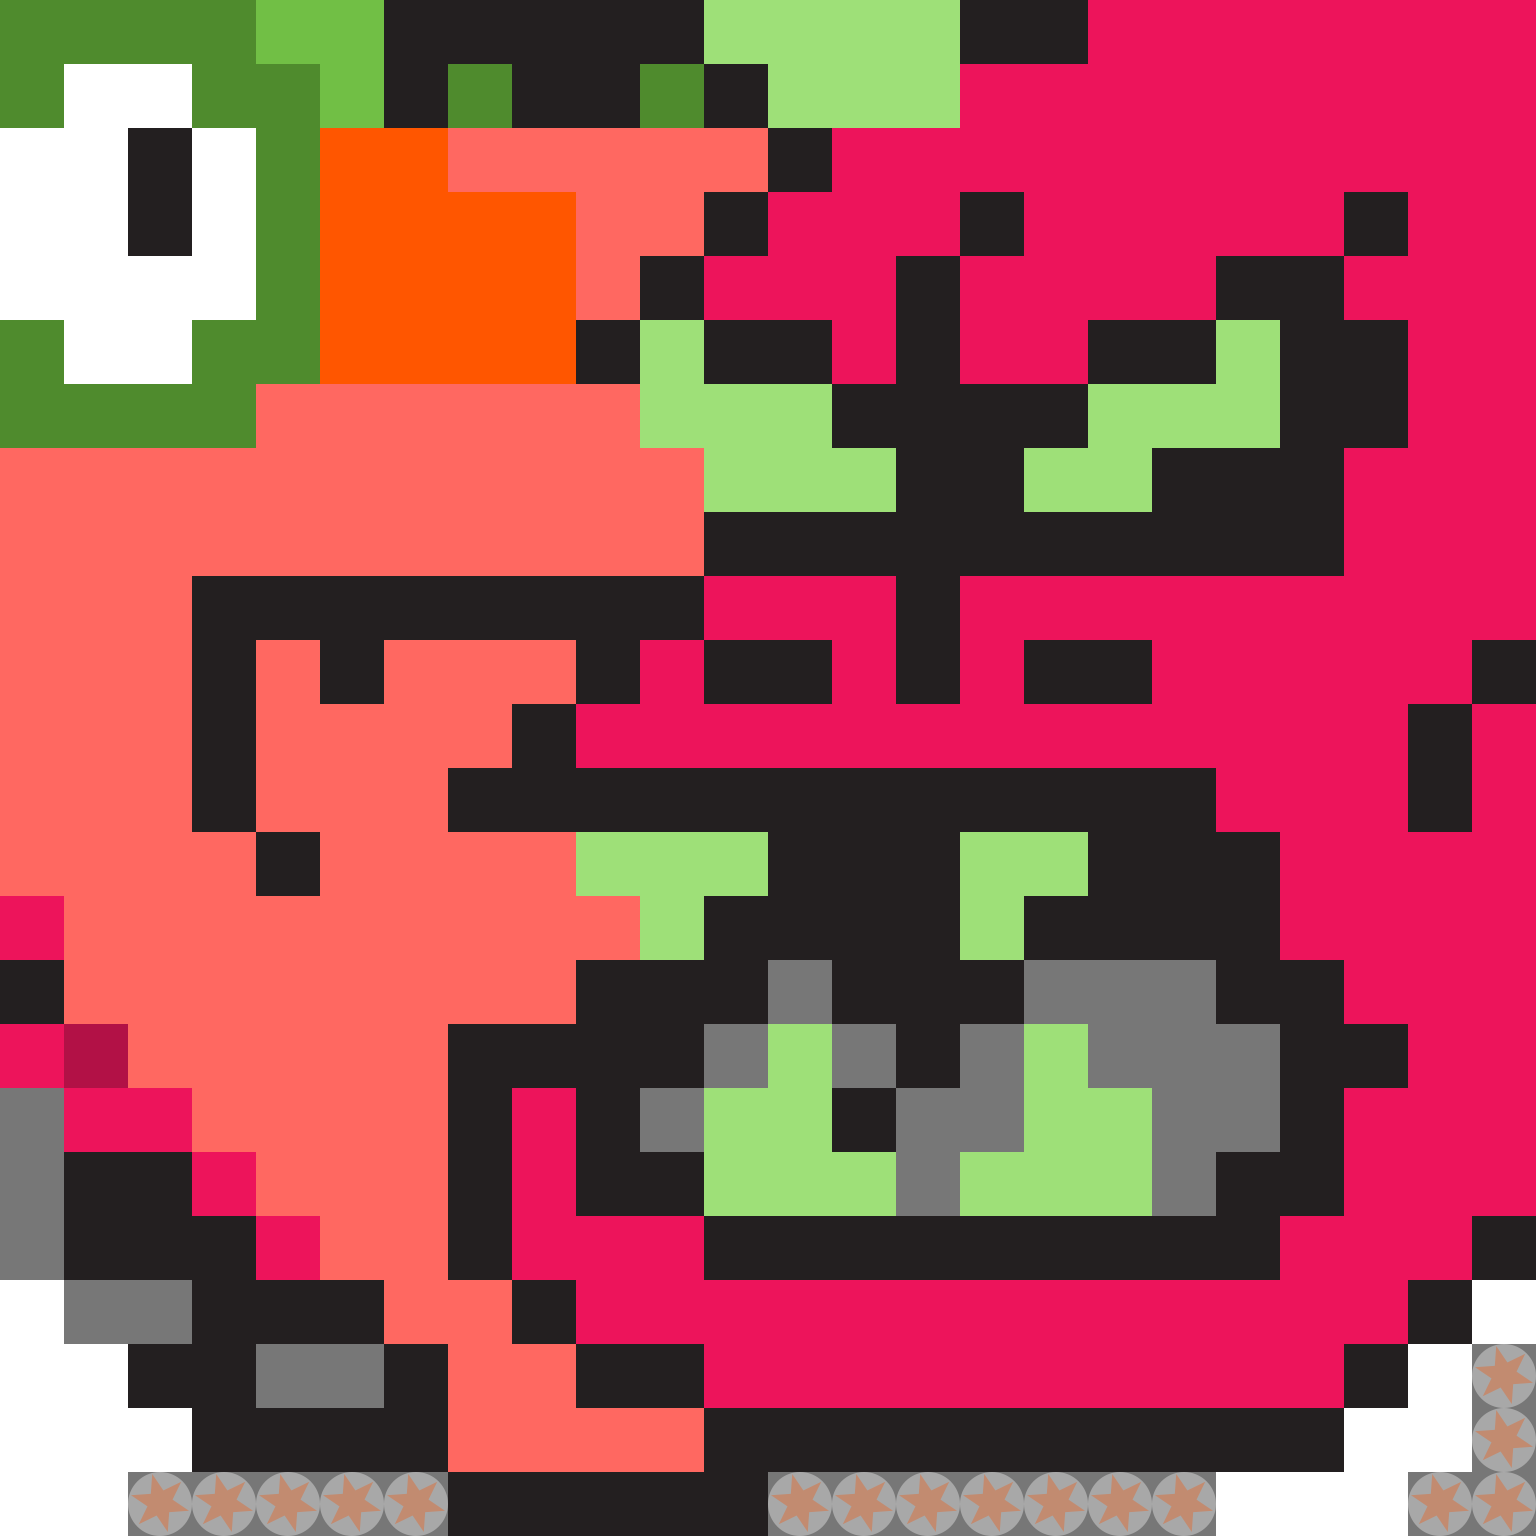

This is a level from a 2D game, rendered from its Tiled map with the project's own tilesets. A one-line summary and the map file follow, with tile-layer data summarised:
An orthogonal 24x24 tile map with 64x64 px tiles, 12 tile layers (Pitfall, Plumber, Gradius, Inky, ...), 3 hidden layers not drawn, 2 tilesets.

<map version="1.8" tiledversion="1.8.1" orientation="orthogonal" renderorder="right-down" width="24" height="24" tilewidth="64" tileheight="64" infinite="0" nextlayerid="32" nextobjectid="1">
 <editorsettings>
  <export target="../../../www/data/videogames/videogamesLevels2.json" format="json" />
 </editorsettings>
 <properties>
  <property name="coverID" type="int" value="6" />
  <property name="sectionName" value="1980 - 1989" />
 </properties>
 <tileset firstgid="1" source="../tilesets/spadersTileset.tsx" />
 <tileset firstgid="65" source="../tilesets/videogames.tsx" />
 <layer id="31" name="_ADDON" width="24" height="24" visible="0">
  <properties>
   <property name="autoPlaceBlockers" type="int" value="2" />
   <property name="i" type="int" value="8" />
   <property name="j" type="int" value="11" />
   <property name="padding-bottom" type="int" value="2" />
   <property name="padding-left" type="int" value="0" />
   <property name="padding-right" type="int" value="0" />
   <property name="padding-top" type="int" value="0" />
   <property name="scale" type="int" value="0" />
   <property name="tier" type="int" value="0" />
  </properties>
  <data>[576 cells, 5 non-empty, 1 distinct tile ids]</data>
 </layer>
 <layer id="30" name="AllColors" width="24" height="24" visible="0">
  <properties>
   <property name="autoPlaceBlockers" type="int" value="0" />
   <property name="gameMode" type="int" value="1" />
   <property name="i" type="int" value="8" />
   <property name="j" type="int" value="11" />
   <property name="padding-bottom" type="int" value="5" />
   <property name="padding-left" type="int" value="0" />
   <property name="padding-right" type="int" value="0" />
   <property name="padding-top" type="int" value="0" />
   <property name="scale" type="int" value="0" />
   <property name="tier" type="int" value="0" />
  </properties>
  <data>[576 cells, 24 non-empty, 24 distinct tile ids]</data>
 </layer>
 <layer id="19" name="Pitfall" width="24" height="24">
  <properties>
   <property name="autoPlaceBlockers" type="int" value="2" />
   <property name="i" type="int" value="8" />
   <property name="j" type="int" value="11" />
   <property name="padding-bottom" type="int" value="2" />
   <property name="padding-left" type="int" value="0" />
   <property name="padding-right" type="int" value="1" />
   <property name="padding-top" type="int" value="0" />
   <property name="scale" type="int" value="2" />
   <property name="tier" type="int" value="0" />
  </properties>
  <data>[576 cells, 34 non-empty, 4 distinct tile ids]</data>
 </layer>
 <layer id="2" name="Plumber" width="24" height="24">
  <properties>
   <property name="autoPlaceBlockers" type="int" value="2" />
   <property name="i" type="int" value="8" />
   <property name="j" type="int" value="12" />
   <property name="padding-bottom" type="int" value="2" />
   <property name="padding-left" type="int" value="0" />
   <property name="padding-right" type="int" value="1" />
   <property name="padding-top" type="int" value="0" />
   <property name="scale" type="int" value="2" />
   <property name="tier" type="int" value="2" />
  </properties>
  <data>[576 cells, 42 non-empty, 4 distinct tile ids]</data>
 </layer>
 <layer id="23" name="Gradius" width="24" height="24">
  <properties>
   <property name="autoPlaceBlockers" type="int" value="2" />
   <property name="i" type="int" value="8" />
   <property name="j" type="int" value="11" />
   <property name="padding-bottom" type="int" value="2" />
   <property name="padding-left" type="int" value="0" />
   <property name="padding-right" type="int" value="1" />
   <property name="padding-top" type="int" value="0" />
   <property name="scale" type="int" value="3" />
   <property name="tier" type="int" value="0" />
  </properties>
  <data>[576 cells, 143 non-empty, 6 distinct tile ids]</data>
 </layer>
 <layer id="8" name="Inky" width="24" height="24">
  <properties>
   <property name="autoPlaceBlockers" type="int" value="2" />
   <property name="i" type="int" value="9" />
   <property name="j" type="int" value="12" />
   <property name="padding-bottom" type="int" value="2" />
   <property name="padding-left" type="int" value="1" />
   <property name="padding-right" type="int" value="0" />
   <property name="padding-top" type="int" value="0" />
   <property name="scale" type="int" value="2" />
   <property name="tier" type="int" value="3" />
  </properties>
  <data>[576 cells, 92 non-empty, 4 distinct tile ids]</data>
 </layer>
 <layer id="10" name="E.T." width="24" height="24">
  <properties>
   <property name="autoPlaceBlockers" type="int" value="2" />
   <property name="i" type="int" value="7" />
   <property name="j" type="int" value="12" />
   <property name="padding-bottom" type="int" value="2" />
   <property name="padding-left" type="int" value="1" />
   <property name="padding-right" type="int" value="1" />
   <property name="padding-top" type="int" value="0" />
   <property name="scale" type="int" value="2" />
   <property name="tier" type="int" value="0" />
  </properties>
  <data>[576 cells, 59 non-empty, 2 distinct tile ids]</data>
 </layer>
 <layer id="24" name="Copy of Gradius" width="24" height="24" visible="0">
  <properties>
   <property name="autoPlaceBlockers" type="int" value="2" />
   <property name="i" type="int" value="8" />
   <property name="j" type="int" value="11" />
   <property name="padding-bottom" type="int" value="2" />
   <property name="padding-left" type="int" value="0" />
   <property name="padding-right" type="int" value="1" />
   <property name="padding-top" type="int" value="0" />
   <property name="scale" type="int" value="2" />
   <property name="tier" type="int" value="0" />
  </properties>
  <data>[576 cells, 34 non-empty, 4 distinct tile ids]</data>
 </layer>
 <layer id="27" name="Ultima IV" width="24" height="24">
  <properties>
   <property name="autoPlaceBlockers" type="int" value="2" />
   <property name="i" type="int" value="8" />
   <property name="j" type="int" value="11" />
   <property name="padding-bottom" type="int" value="2" />
   <property name="padding-left" type="int" value="1" />
   <property name="padding-right" type="int" value="0" />
   <property name="padding-top" type="int" value="0" />
   <property name="scale" type="int" value="2" />
   <property name="tier" type="int" value="0" />
  </properties>
  <data>[576 cells, 61 non-empty, 6 distinct tile ids]</data>
 </layer>
 <layer id="26" name="Outrun" width="24" height="24">
  <properties>
   <property name="autoPlaceBlockers" type="int" value="2" />
   <property name="i" type="int" value="8" />
   <property name="j" type="int" value="11" />
   <property name="padding-bottom" type="int" value="2" />
   <property name="padding-left" type="int" value="0" />
   <property name="padding-right" type="int" value="0" />
   <property name="padding-top" type="int" value="0" />
   <property name="scale" type="int" value="3" />
   <property name="tier" type="int" value="0" />
  </properties>
  <data>[576 cells, 576 non-empty, 15 distinct tile ids]</data>
 </layer>
 <layer id="29" name="_ADDON Outrun" width="24" height="24">
  <properties>
   <property name="autoPlaceBlockers" type="int" value="2" />
   <property name="i" type="int" value="8" />
   <property name="j" type="int" value="11" />
   <property name="padding-bottom" type="int" value="2" />
   <property name="padding-left" type="int" value="0" />
   <property name="padding-right" type="int" value="0" />
   <property name="padding-top" type="int" value="0" />
   <property name="scale" type="int" value="3" />
   <property name="tier" type="int" value="0" />
  </properties>
  <data>[576 cells, 107 non-empty, 1 distinct tile ids]</data>
 </layer>
 <layer id="9" name="Tetris" width="24" height="24">
  <properties>
   <property name="autoPlaceBlockers" type="int" value="2" />
   <property name="i" type="int" value="7" />
   <property name="j" type="int" value="8" />
   <property name="padding-bottom" type="int" value="1" />
   <property name="padding-left" type="int" value="0" />
   <property name="padding-right" type="int" value="0" />
   <property name="padding-top" type="int" value="0" />
   <property name="scale" type="int" value="2" />
   <property name="tier" type="int" value="0" />
  </properties>
  <data>[576 cells, 180 non-empty, 4 distinct tile ids]</data>
 </layer>
 <layer id="28" name="Maniac Mansion" width="24" height="24">
  <properties>
   <property name="autoPlaceBlockers" type="int" value="2" />
   <property name="i" type="int" value="8" />
   <property name="j" type="int" value="11" />
   <property name="padding-bottom" type="int" value="2" />
   <property name="padding-left" type="int" value="0" />
   <property name="padding-right" type="int" value="1" />
   <property name="padding-top" type="int" value="0" />
   <property name="scale" type="int" value="3" />
   <property name="tier" type="int" value="0" />
  </properties>
  <data>[576 cells, 338 non-empty, 4 distinct tile ids]</data>
 </layer>
 <layer id="20" name="Duck Hunt" width="24" height="24">
  <properties>
   <property name="autoPlaceBlockers" type="int" value="2" />
   <property name="i" type="int" value="9" />
   <property name="j" type="int" value="9" />
   <property name="padding-bottom" type="int" value="2" />
   <property name="padding-left" type="int" value="0" />
   <property name="padding-right" type="int" value="1" />
   <property name="padding-top" type="int" value="0" />
   <property name="scale" type="int" value="0" />
   <property name="tier" type="int" value="0" />
  </properties>
  <data>[576 cells, 47 non-empty, 4 distinct tile ids]</data>
 </layer>
 <layer id="25" name="Gauntlet" width="24" height="24">
  <properties>
   <property name="autoPlaceBlockers" type="int" value="2" />
   <property name="i" type="int" value="8" />
   <property name="j" type="int" value="11" />
   <property name="padding-bottom" type="int" value="2" />
   <property name="padding-left" type="int" value="1" />
   <property name="padding-right" type="int" value="0" />
   <property name="padding-top" type="int" value="0" />
   <property name="scale" type="int" value="2" />
   <property name="tier" type="int" value="0" />
  </properties>
  <data>[576 cells, 330 non-empty, 4 distinct tile ids]</data>
 </layer>
</map>
